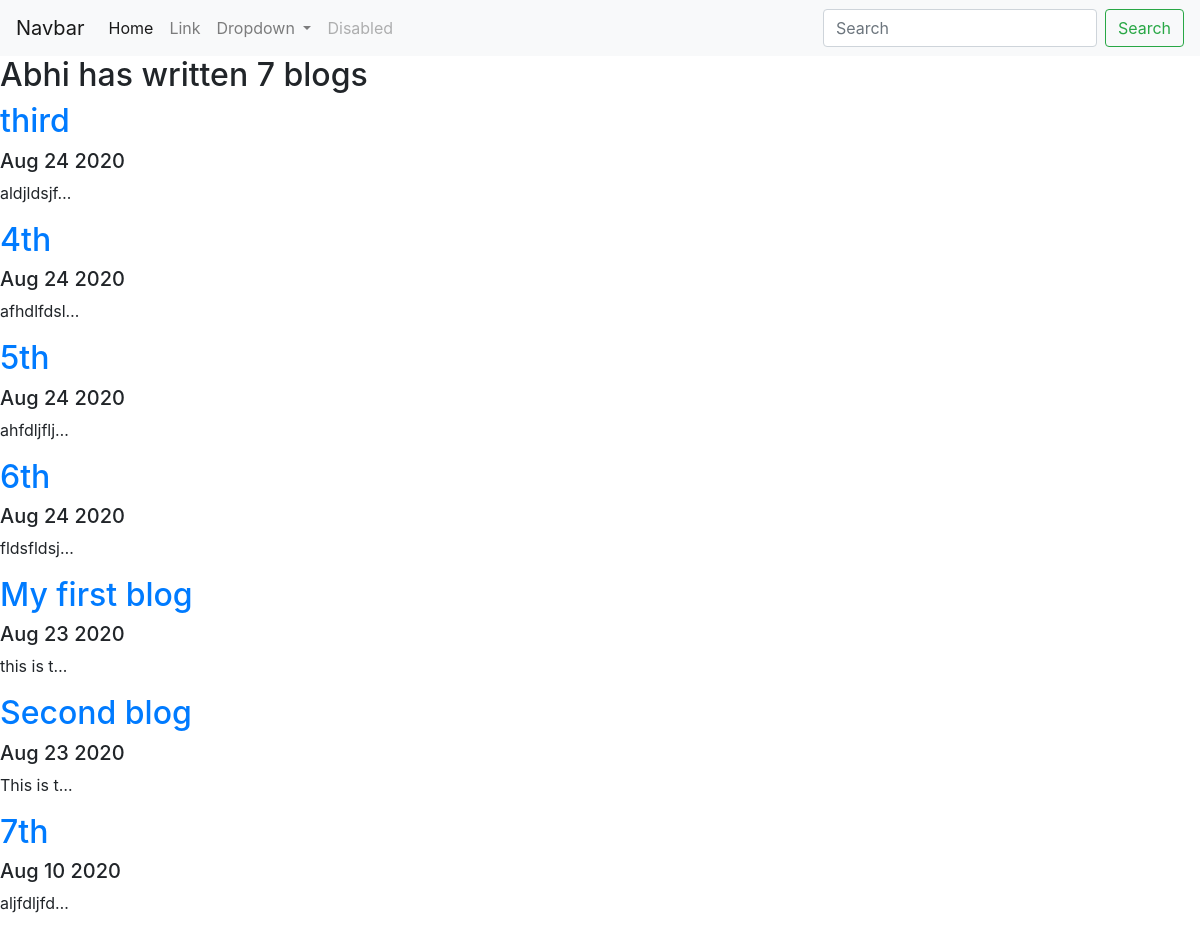
Screenshot of /blog/ with the database file from the repository.
### blog/models.py (models this page shows, shortened)
class Blog(models.Model):
    title = models.CharField(max_length=250)
    date = models.DateField()
    description = models.TextField(max_length=10000)

### blog/views.py (the view)
# urls.py: path('',views.all_blogs, name='all_blogs'),
def all_blogs(request):
    blogs = Blog.objects.order_by('-date')
    return render(request,'blog/all_blogs.html',{'blogs' : blogs})

### blog/templates/blog/all_blogs.html
{% extends 'portfolio/base.html' %}
{% block content %}
<h2>Abhi has written {{blogs.count}} blog{{ blogs.count|pluralize }}</h2>
{% for blog in blogs %}
<a href="{% url 'blog:detail' blog.id %}"><h2>{{ blog.title }}</h2></a>
<h5> {{ blog.date|date:'M d Y' }}</h5>
<p>{{ blog.description|truncatechars:10 }}</p>
{% endfor %}
{% endblock %}

### rows the page displays
Blog: title "third", date "Aug 24 2020", description "aldjldsjf…"
Blog: title "4th", date "Aug 24 2020", description "afhdlfdsl…"
Blog: title "5th", date "Aug 24 2020", description "ahfdljflj…"
Blog: title "6th", date "Aug 24 2020", description "fldsfldsj…"
Blog: title "My first blog", date "Aug 23 2020", description "this is t…"
Blog: title "Second blog", date "Aug 23 2020", description "This is t…"
Blog: title "7th", date "Aug 10 2020", description "aljfdljfd…"

### other values shown
{{ blogs.count }} "7"
